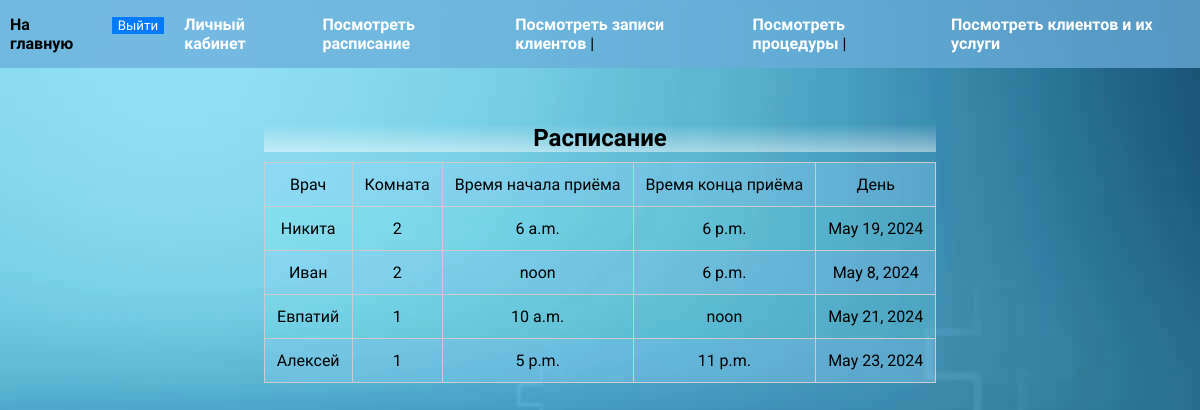
Page /myapp/schedule/ (signed in) on the committed database.
### myapp/models.py (models this page shows)
class Schedule(models.Model):
    doctor = models.ForeignKey(Contact, on_delete=models.CASCADE)
    room = models.ForeignKey(Room, on_delete=models.CASCADE)
    day = models.DateField()
    start_time = models.TimeField()
    end_time = models.TimeField()

class Contact(models.Model):
    name = models.CharField(max_length=30)
    phone = models.CharField(max_length=17)
    mail = models.CharField(max_length=30)
    work_type = models.ForeignKey('Category', on_delete=models.CASCADE, related_name='doctors')
    image_url = models.CharField(
        max_length=500,
        default='https://devscience.by/assets/img/team/team-3.jpg'
        )

class Room(models.Model):
    number = models.IntegerField()

### myapp/views.py (the view)
# urls.py: path('schedule/', views.schedulepage),
@permission_required('myapp.view_schedule', login_url='/myapp/login')
def schedulepage(request):
    return render(request, 'schedule.html', {'schedules': Schedule.objects.all()})

### myapp/templates/schedule.html
{% extends 'base_doctor.html' %}
{% block content %}
<div class="schedule">
    <table>
        <caption>Расписание</caption>
        <tr>
            <td>Врач</td>
            <td>Комната</td>
            <td>Время начала приёма</td>
            <td>Время конца приёма</td>
            <td>День</td>
        </tr>
        {% for schedule in schedules %}
        <tr>
            <td> {{schedule.doctor.name}} </td>
            <td> {{schedule.room.number}} </td>
            <td> {{schedule.start_time}} </td>
            <td> {{schedule.end_time}} </td>
            <td> {{schedule.day}} </td>
        </tr>
        {% endfor %}
    </table>
</div>
{% endblock %}

### static/style.css (style rules this page uses)
* { font-family: 'Roboto', Arial, sans-serif; }
body { background-image: url('background.jpg'); background-attachment: fixed; }
.index, .faq, .news, .about, .new, .contacts, .vacancies, .reviews, .coupons, .stats, .purchased, .login, .register, .account-client, .buy, .sales, .schedule { padding-top: 12vh; display: flex; flex-direction: column; align-items: center; justify-content: center; }
.schedule table { border-collapse: collapse; margin: 20px 0; }
.schedule caption { background: linear-gradient(0deg, rgba(255, 255, 255, 0.48), rgba(0, 0, 0, 0)); font-size: 1.5em; margin-bottom: 10px; text-align: center; font-weight: bold; caption-side: top; }
.schedule th, .schedule td { border: 1px solid #ccc; padding: 12px; text-align: center; vertical-align: middle; }
.schedule td { background-color: transparent; }
.schedule tr:nth-child(even) { background-color: #90f7f932; }
.schedule tr:nth-child(odd) { background-color: #9adafd50; }

### rows in the picture
Schedule: doctor.name "Никита", room.number "2", start_time "6 a.m.", end_time "6 p.m.", day "May 19, 2024"
Schedule: doctor.name "Иван", room.number "2", start_time "noon", end_time "6 p.m.", day "May 8, 2024"
Schedule: doctor.name "Евпатий", room.number "1", start_time "10 a.m.", end_time "noon", day "May 21, 2024"
Schedule: doctor.name "Алексей", room.number "1", start_time "5 p.m.", end_time "11 p.m.", day "May 23, 2024"
